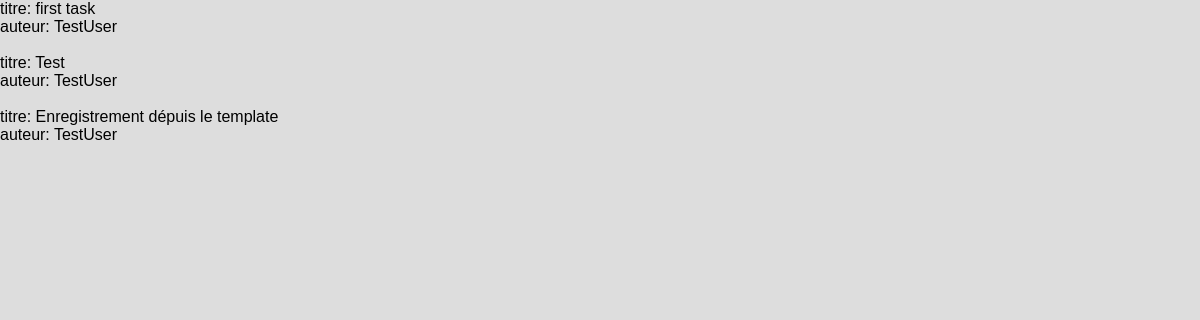
Page /list-todos/ on the earlier database version.
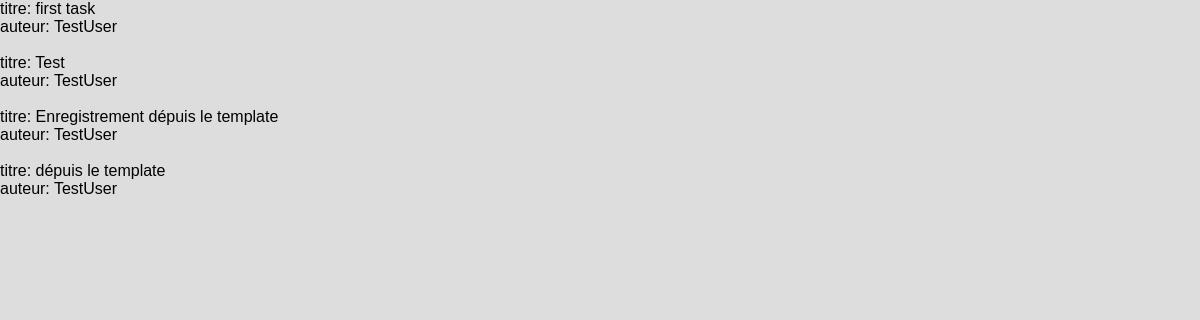
Same page on the later database version.
### todo_app/models.py (models this page shows)
class ToDo(models.Model):
    id = models.AutoField(primary_key=True)
    auteur = models.ForeignKey(Auteur, to_field="user" ,on_delete=models.CASCADE)
    titre = models.CharField(max_length=100)
    description = models.TextField(null=True, blank=True)
    date_creation = models.DateTimeField(auto_now_add=True)
    date_fin = models.DateTimeField(default=apres_une_semaine)

class Auteur(models.Model):
    id = models.AutoField(primary_key=True)
    user = models.OneToOneField(User, on_delete=models.CASCADE)
    num_phone = models.CharField(max_length=10, unique=True)

### todo_app/views.py (the view)
# urls.py: path('list-todos/', list_todos),
def list_todos(request):
    todos = ToDo.objects.all()
    return render(request, template_name="list_todos.html", context=locals())

### todo_app/templates/list_todos.html
{% extends 'main.html' %}
{% block contenu %}
{% load static %}
    {% for todo in todos %}
    titre: {{ todo.titre }}
        <br>
        auteur:   {{ todo.auteur.user }}
        <br><br>
    {% endfor %}
{%endblock%}

### todo_app/templates/main.html (shortened to what this page needs)
{% load static %}
<!DOCTYPE html>
<html lang="en">
<head>
<link rel="stylesheet" type="text/css" href="{% static 'css/main.css' %}">
</head>
<body>
    {% block contenu %}
    {% endblock %}
</body>
</html>

### static/css/main.css (style rules this page uses)
* { box-sizing: border-box; margin: 0; padding: 0; }
body { background:#ddd; font-family: sans-serif; }

Differences in the rows shown:
added ToDo: titre "dépuis le template", auteur.user "TestUser"
